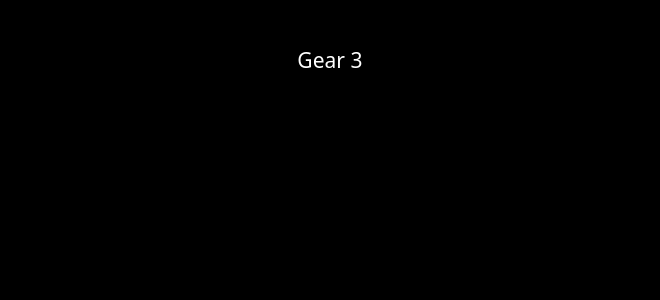
<?xml version="1.0" encoding="UTF-8"?>
<ui version="4.0">
 <class>content</class>
 <widget class="QWidget" name="content">
  <property name="geometry">
   <rect>
    <x>0</x>
    <y>0</y>
    <width>660</width>
    <height>300</height>
   </rect>
  </property>
  <property name="windowTitle">
   <string>Form</string>
  </property>
  <property name="styleSheet">
   <string notr="true">#content {
	background: black
}

* {
	color: white
}</string>
  </property>
  <widget class="QLabel" name="rotation_gauge">
   <property name="geometry">
    <rect>
     <x>50</x>
     <y>60</y>
     <width>260</width>
     <height>195</height>
    </rect>
   </property>
   <property name="text">
    <string/>
   </property>
   <property name="pixmap">
    <pixmap resource="res/main.qrc">:/images/rotation_gauge.png</pixmap>
   </property>
   <property name="scaledContents">
    <bool>true</bool>
   </property>
  </widget>
  <widget class="QLabel" name="speed_gauge">
   <property name="geometry">
    <rect>
     <x>350</x>
     <y>60</y>
     <width>260</width>
     <height>195</height>
    </rect>
   </property>
   <property name="text">
    <string/>
   </property>
   <property name="pixmap">
    <pixmap resource="res/main.qrc">:/images/speed_gauge.png</pixmap>
   </property>
   <property name="scaledContents">
    <bool>true</bool>
   </property>
  </widget>
  <widget class="QLabel" name="label_gear">
   <property name="geometry">
    <rect>
     <x>280</x>
     <y>30</y>
     <width>100</width>
     <height>60</height>
    </rect>
   </property>
   <property name="font">
    <font>
     <family>Montserrat</family>
     <pointsize>16</pointsize>
    </font>
   </property>
   <property name="text">
    <string>Gear 3</string>
   </property>
   <property name="alignment">
    <set>Qt::AlignCenter</set>
   </property>
  </widget>
 </widget>
 <resources>
  <include location="res/main.qrc"/>
 </resources>
 <connections/>
</ui>
